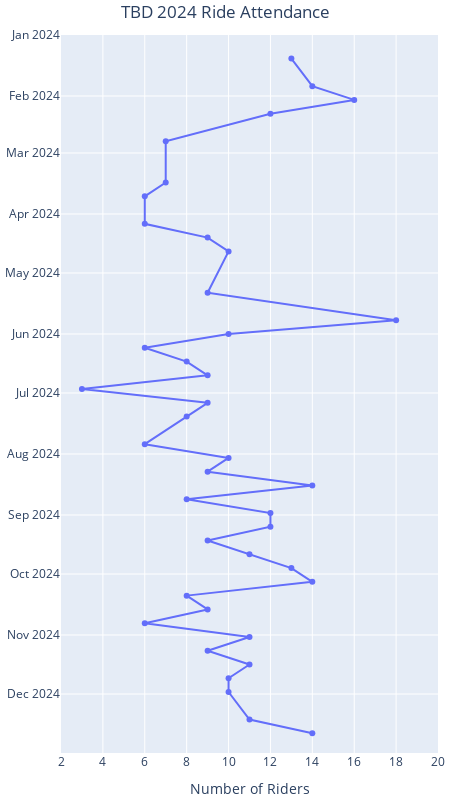

Here is the notebook cell this chart was saved with:
### Code cell
fig = px.line(
    df, y="date", x="num_riders", 
    markers=True, 
    title="TBD 2024 Ride Attendance"
)
fig.update_yaxes(
    fixedrange=False,
    dtick="M1",
    # tickformat="%b",
    range=[pd.to_datetime('2024-12-31'), pd.to_datetime('2024-01-01')]
)
fig.update_xaxes(dtick="2",range=[2,20])
fig.update_layout(
    title_x=0.5,
    width=450,
    height=800,
    margin=dict(l=5, r=5, t=35, b=5),  # left, right, top, bottom margins
    yaxis=dict(title=None),
    xaxis_title='Number of Riders',
)
fig.update_traces(connectgaps=True, textposition='top center')
fig.show()

### Figure 1 — Plotly figure (JSON) as saved in the notebook; plotly's stock layout.template omitted (floating-point values rounded to 4 significant figures)
{"data": [{"connectgaps": true, "hovertemplate": "num_riders=%{x}<br>date=%{y}<extra></extra>", "legendgroup": "", "line": {"color": "#636efa", "dash": "solid"}, "marker": {"symbol": "circle"}, "mode": "lines+markers", "name": "", "orientation": "h", "showlegend": false, "textposition": "top center", "type": "scatter", "x": [null, 13, null, 14, 16, 12, null, 7, null, null, 7, 6, null, 6, 9, 10, null, null, 9, null, 18, 10, 6, 8, 9, 3, 9, 8, null, 6, 10, 9, 14, 8, 12, 12, 9, 11, 13, 14, 8, 9, 6, 11, 9, 11, 10, 10, null, 11, 14, null], "xaxis": "x", "y": ["2024-01-06T00:00:00", "2024-01-13T00:00:00", "2024-01-20T00:00:00", "2024-01-27T00:00:00", "2024-02-03T00:00:00", "2024-02-10T00:00:00", "2024-02-17T00:00:00", "2024-02-24T00:00:00", "2024-03-02T00:00:00", "2024-03-09T00:00:00", "2024-03-16T00:00:00", "2024-03-23T00:00:00", "2024-03-30T00:00:00", "2024-04-06T00:00:00", "2024-04-13T00:00:00", "2024-04-20T00:00:00", "2024-04-27T00:00:00", "2024-05-04T00:00:00", "2024-05-11T00:00:00", "2024-05-18T00:00:00", "2024-05-25T00:00:00", "2024-06-01T00:00:00", "2024-06-08T00:00:00", "2024-06-15T00:00:00", "2024-06-22T00:00:00", "2024-06-29T00:00:00", "2024-07-06T00:00:00", "2024-07-13T00:00:00", "2024-07-20T00:00:00", "2024-07-27T00:00:00", "2024-08-03T00:00:00", "2024-08-10T00:00:00", "2024-08-17T00:00:00", "2024-08-24T00:00:00", "2024-08-31T00:00:00", "2024-09-07T00:00:00", "2024-09-14T00:00:00", "2024-09-21T00:00:00", "2024-09-28T00:00:00", "2024-10-05T00:00:00", "2024-10-12T00:00:00", "2024-10-19T00:00:00", "2024-10-26T00:00:00", "2024-11-02T00:00:00", "2024-11-09T00:00:00", "2024-11-16T00:00:00", "2024-11-23T00:00:00", "2024-11-30T00:00:00", "2024-12-07T00:00:00", "2024-12-14T00:00:00", "2024-12-21T00:00:00", "2024-12-28T00:00:00"], "yaxis": "y"}], "layout": {"height": 800, "legend": {"tracegroupgap": 0}, "margin": {"b": 5, "l": 5, "r": 5, "t": 35}, "title": {"text": "TBD 2024 Ride Attendance", "x": 0.5}, "width": 450, "xaxis": {"anchor": "y", "domain": [0, 1], "dtick": "2", "range": [2, 20], "title": {"text": "Number of Riders"}}, "yaxis": {"anchor": "x", "domain": [0, 1], "dtick": "M1", "fixedrange": false, "range": ["2024-12-31T00:00:00", "2024-01-01T00:00:00"], "title": {}}}}
